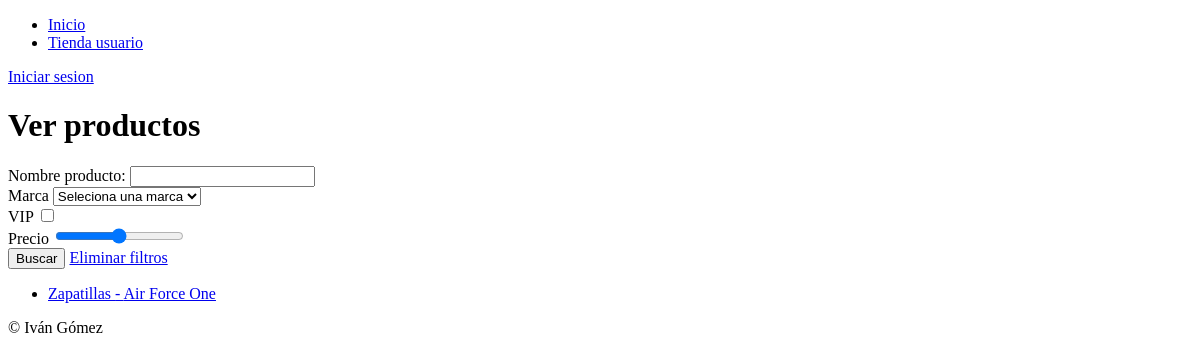
/tienda/compra/, run on an earlier commit of the app's database.
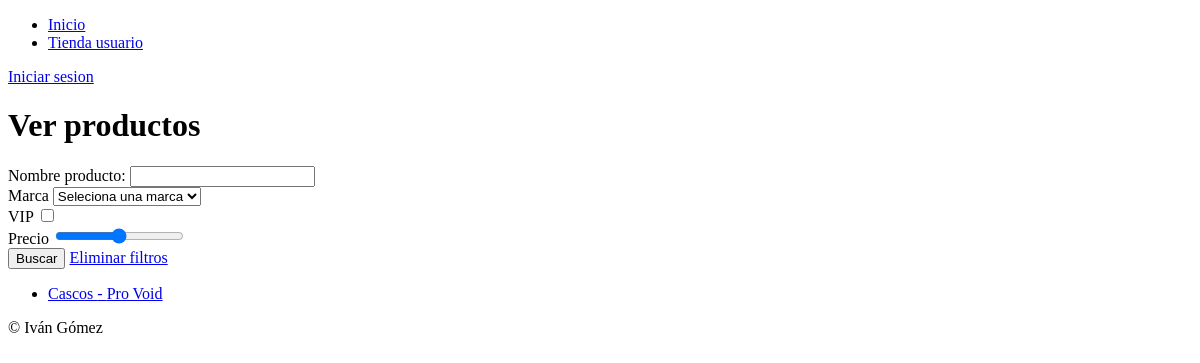
And on a later commit of the database.
### core/models.py (models this page shows, shortened)
class Producto(models.Model):
    nombre = models.CharField(max_length=50)
    modelo = models.CharField(max_length=75)
    unidades = models.IntegerField()
    precio = models.DecimalField(decimal_places=2, max_digits=4)
    vip = models.BooleanField(default=False)
    usuario = models.ManyToManyField(UsuarioTienda, through='Compra')
    marca = models.ForeignKey(Marca, on_delete=models.SET_NULL, null=True, blank=True, related_name='productos')

### core/views.py (the view)
# urls.py: path('tienda/compra/', ver_productos_tienda.as_view(), name='ver_producto_tienda'),
class ver_productos_tienda(ListView):
    model = Producto
    context_object_name = 'productos'
    template_name = 'core/ver_productos_tienda.html'
    def get_context_data(self, **kwargs):
        context = super().get_context_data(**kwargs)
        context['brands'] = Marca.objects.all()
        return context
    def get_queryset(self):
       queryset = super().get_queryset()
       if self.request.GET.get('name-product'):
           queryset = queryset.filter(nombre__icontains=self.request.GET.get('name-product'))
       elif self.request.GET.get('brand'):
           marca = self.request.GET.get('brand')
           id_marca = Marca.objects.filter(nombre=marca).values()[0]['id']
           print(id_marca)
           queryset = queryset.filter(marca=id_marca)
       elif self.request.GET.get('vip'):
           queryset = queryset.filter(vip=True)
       elif self.request.GET.get('price'):
           queryset = queryset.filter(precio=self.request.GET.get('price'))
       return queryset

### core/models.py (called while the page is built)
    def __str__(self):
        return f'{self.nombre}'

### core/templates/core/ver_productos_tienda.html (shortened to what this page needs)
{% extends 'core/base.html' %}
{% block tittle_section %}Ver productos{% endblock %}
{% block content %}
<form action="" method="get">
    <div>
        <label for="name-product">Nombre producto:</label>
        <input name="name-product" type="text">
    </div>
    <div>
        <label for="brand">Marca</label>
        <select name="brand" id="brand">
            <option value="">Seleciona una marca</option>
        </select>
    </div>
    <div>
        <label for="vip">VIP</label>
        <input name="vip" type="checkbox">
    </div>
    <div>
        <label for="price">Precio</label>
        <input type="range" min="0" max="9999" step="100" name="price" id="price">
    </div>
    <button type="submit">Buscar</button>
    <a href="{% url 'ver_producto_tienda' %}">Eliminar filtros</a>
</form>
<ul>
{% for producto in productos %}
    <li><a href="{% url 'checkout' producto.pk %}">{{producto.nombre}} - {{producto.modelo}}</a></li>
{% endfor %}
</ul>
{% endblock %}

What changed in the data, as far as the page shows it:
removed Producto: nombre "Zapatillas", modelo "Air Force One"
added Producto: nombre "Cascos", modelo "Pro Void"
